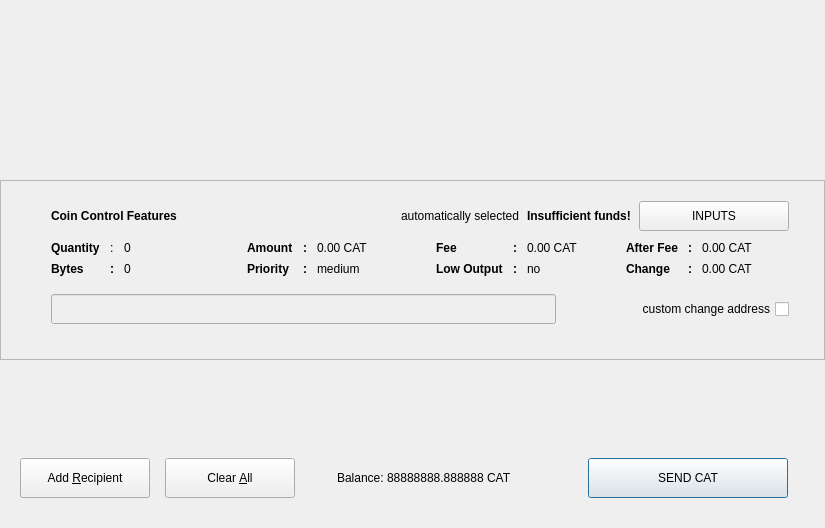
<?xml version="1.0" encoding="UTF-8"?>
<ui version="4.0">
 <class>SendCoinsDialog</class>
 <widget class="QDialog" name="SendCoinsDialog">
  <property name="geometry">
   <rect>
    <x>0</x>
    <y>0</y>
    <width>825</width>
    <height>550</height>
   </rect>
  </property>
  <property name="minimumSize">
   <size>
    <width>825</width>
    <height>550</height>
   </size>
  </property>
  <property name="windowTitle">
   <string>Send Coins</string>
  </property>
  <layout class="QVBoxLayout" name="verticalLayout" stretch="0,0,0,0">
   <property name="spacing">
    <number>0</number>
   </property>
   <property name="sizeConstraint">
    <enum>QLayout::SetFixedSize</enum>
   </property>
   <property name="margin">
    <number>0</number>
   </property>
   <item>
    <widget class="QFrame" name="frmBanner">
     <property name="minimumSize">
      <size>
       <width>825</width>
       <height>180</height>
      </size>
     </property>
     <property name="maximumSize">
      <size>
       <width>825</width>
       <height>180</height>
      </size>
     </property>
    </widget>
   </item>
   <item>
    <widget class="QFrame" name="frameCoinControl">
     <property name="enabled">
      <bool>true</bool>
     </property>
     <property name="sizePolicy">
      <sizepolicy hsizetype="Expanding" vsizetype="Expanding">
       <horstretch>0</horstretch>
       <verstretch>0</verstretch>
      </sizepolicy>
     </property>
     <property name="minimumSize">
      <size>
       <width>825</width>
       <height>180</height>
      </size>
     </property>
     <property name="maximumSize">
      <size>
       <width>825</width>
       <height>180</height>
      </size>
     </property>
     <property name="frameShape">
      <enum>QFrame::StyledPanel</enum>
     </property>
     <property name="frameShadow">
      <enum>QFrame::Sunken</enum>
     </property>
     <layout class="QVBoxLayout" name="verticalLayoutCoinControl2">
      <property name="spacing">
       <number>0</number>
      </property>
      <property name="leftMargin">
       <number>50</number>
      </property>
      <property name="topMargin">
       <number>20</number>
      </property>
      <property name="rightMargin">
       <number>35</number>
      </property>
      <property name="bottomMargin">
       <number>20</number>
      </property>
      <item>
       <spacer name="verticalSpacer_2">
        <property name="orientation">
         <enum>Qt::Vertical</enum>
        </property>
        <property name="sizeType">
         <enum>QSizePolicy::Maximum</enum>
        </property>
        <property name="sizeHint" stdset="0">
         <size>
          <width>20</width>
          <height>10</height>
         </size>
        </property>
       </spacer>
      </item>
      <item>
       <layout class="QVBoxLayout" name="verticalLayoutCoinControl" stretch="0,1,0">
        <property name="spacing">
         <number>0</number>
        </property>
        <property name="leftMargin">
         <number>0</number>
        </property>
        <property name="topMargin">
         <number>0</number>
        </property>
        <item>
         <layout class="QHBoxLayout" name="hLayoutHeader1" stretch="0,0,0,0,0">
          <property name="spacing">
           <number>8</number>
          </property>
          <property name="bottomMargin">
           <number>10</number>
          </property>
          <item>
           <widget class="QLabel" name="labelCoinControlFeatures">
            <property name="sizePolicy">
             <sizepolicy hsizetype="Preferred" vsizetype="Maximum">
              <horstretch>0</horstretch>
              <verstretch>0</verstretch>
             </sizepolicy>
            </property>
            <property name="font">
             <font>
              <weight>75</weight>
              <bold>true</bold>
             </font>
            </property>
            <property name="text">
             <string>Coin Control Features</string>
            </property>
           </widget>
          </item>
          <item>
           <spacer name="horizontalSpacerCoinControl">
            <property name="orientation">
             <enum>Qt::Horizontal</enum>
            </property>
            <property name="sizeHint" stdset="0">
             <size>
              <width>40</width>
              <height>1</height>
             </size>
            </property>
           </spacer>
          </item>
          <item>
           <widget class="QLabel" name="labelCoinControlAutomaticallySelected">
            <property name="text">
             <string>automatically selected</string>
            </property>
            <property name="margin">
             <number>5</number>
            </property>
           </widget>
          </item>
          <item>
           <widget class="QLabel" name="labelCoinControlInsuffFunds">
            <property name="font">
             <font>
              <weight>75</weight>
              <bold>true</bold>
             </font>
            </property>
            <property name="text">
             <string>Insufficient funds!</string>
            </property>
            <property name="margin">
             <number>5</number>
            </property>
           </widget>
          </item>
          <item>
           <widget class="QPushButton" name="pushButtonCoinControl">
            <property name="minimumSize">
             <size>
              <width>150</width>
              <height>30</height>
             </size>
            </property>
            <property name="text">
             <string>INPUTS</string>
            </property>
           </widget>
          </item>
         </layout>
        </item>
        <item>
         <widget class="QWidget" name="widgetCoinControl" native="true">
          <property name="sizePolicy">
           <sizepolicy hsizetype="Preferred" vsizetype="Preferred">
            <horstretch>0</horstretch>
            <verstretch>0</verstretch>
           </sizepolicy>
          </property>
          <property name="minimumSize">
           <size>
            <width>0</width>
            <height>0</height>
           </size>
          </property>
          <layout class="QHBoxLayout" name="horizontalLayoutCoinControl5">
           <property name="margin">
            <number>0</number>
           </property>
           <item>
            <layout class="QHBoxLayout" name="horizontalLayoutCoinControl3" stretch="1,1,1,1">
             <property name="spacing">
              <number>20</number>
             </property>
             <property name="topMargin">
              <number>0</number>
             </property>
             <property name="bottomMargin">
              <number>18</number>
             </property>
             <item>
              <layout class="QGridLayout" name="gridLayout" columnstretch="0,0,1" columnminimumwidth="0,0,0">
               <property name="leftMargin">
                <number>0</number>
               </property>
               <property name="topMargin">
                <number>0</number>
               </property>
               <property name="rightMargin">
                <number>6</number>
               </property>
               <property name="horizontalSpacing">
                <number>10</number>
               </property>
               <property name="verticalSpacing">
                <number>7</number>
               </property>
               <item row="0" column="0">
                <widget class="QLabel" name="labelCoinControlQuantityText">
                 <property name="font">
                  <font>
                   <weight>75</weight>
                   <bold>true</bold>
                  </font>
                 </property>
                 <property name="text">
                  <string>Quantity</string>
                 </property>
                 <property name="margin">
                  <number>0</number>
                 </property>
                </widget>
               </item>
               <item row="1" column="2">
                <widget class="QLabel" name="labelCoinControlBytes">
                 <property name="cursor">
                  <cursorShape>IBeamCursor</cursorShape>
                 </property>
                 <property name="contextMenuPolicy">
                  <enum>Qt::ActionsContextMenu</enum>
                 </property>
                 <property name="text">
                  <string>0</string>
                 </property>
                 <property name="textInteractionFlags">
                  <set>Qt::LinksAccessibleByMouse|Qt::TextSelectableByKeyboard|Qt::TextSelectableByMouse</set>
                 </property>
                </widget>
               </item>
               <item row="0" column="2">
                <widget class="QLabel" name="labelCoinControlQuantity">
                 <property name="cursor">
                  <cursorShape>IBeamCursor</cursorShape>
                 </property>
                 <property name="contextMenuPolicy">
                  <enum>Qt::ActionsContextMenu</enum>
                 </property>
                 <property name="text">
                  <string>0</string>
                 </property>
                 <property name="margin">
                  <number>0</number>
                 </property>
                 <property name="textInteractionFlags">
                  <set>Qt::LinksAccessibleByMouse|Qt::TextSelectableByKeyboard|Qt::TextSelectableByMouse</set>
                 </property>
                </widget>
               </item>
               <item row="0" column="1">
                <widget class="QLabel" name="lblSemiColon11">
                 <property name="text">
                  <string>:</string>
                 </property>
                </widget>
               </item>
               <item row="1" column="0">
                <widget class="QLabel" name="labelCoinControlBytesText">
                 <property name="font">
                  <font>
                   <weight>75</weight>
                   <bold>true</bold>
                  </font>
                 </property>
                 <property name="text">
                  <string>Bytes</string>
                 </property>
                </widget>
               </item>
               <item row="1" column="1">
                <widget class="QLabel" name="lblSemiColon12">
                 <property name="font">
                  <font>
                   <weight>75</weight>
                   <bold>true</bold>
                  </font>
                 </property>
                 <property name="text">
                  <string>:</string>
                 </property>
                </widget>
               </item>
              </layout>
             </item>
             <item>
              <layout class="QGridLayout" name="gridLayout_2" columnstretch="0,0,1">
               <property name="leftMargin">
                <number>6</number>
               </property>
               <property name="topMargin">
                <number>0</number>
               </property>
               <property name="rightMargin">
                <number>6</number>
               </property>
               <property name="horizontalSpacing">
                <number>10</number>
               </property>
               <property name="verticalSpacing">
                <number>7</number>
               </property>
               <item row="0" column="0">
                <widget class="QLabel" name="labelCoinControlAmountText">
                 <property name="font">
                  <font>
                   <weight>75</weight>
                   <bold>true</bold>
                  </font>
                 </property>
                 <property name="text">
                  <string>Amount</string>
                 </property>
                 <property name="margin">
                  <number>0</number>
                 </property>
                </widget>
               </item>
               <item row="1" column="2">
                <widget class="QLabel" name="labelCoinControlPriority">
                 <property name="cursor">
                  <cursorShape>IBeamCursor</cursorShape>
                 </property>
                 <property name="contextMenuPolicy">
                  <enum>Qt::ActionsContextMenu</enum>
                 </property>
                 <property name="text">
                  <string>medium</string>
                 </property>
                 <property name="textInteractionFlags">
                  <set>Qt::LinksAccessibleByMouse|Qt::TextSelectableByKeyboard|Qt::TextSelectableByMouse</set>
                 </property>
                </widget>
               </item>
               <item row="1" column="0">
                <widget class="QLabel" name="labelCoinControlPriorityText">
                 <property name="font">
                  <font>
                   <weight>75</weight>
                   <bold>true</bold>
                  </font>
                 </property>
                 <property name="text">
                  <string>Priority</string>
                 </property>
                </widget>
               </item>
               <item row="0" column="2">
                <widget class="QLabel" name="labelCoinControlAmount">
                 <property name="cursor">
                  <cursorShape>IBeamCursor</cursorShape>
                 </property>
                 <property name="contextMenuPolicy">
                  <enum>Qt::ActionsContextMenu</enum>
                 </property>
                 <property name="text">
                  <string>0.00 CAT</string>
                 </property>
                 <property name="textInteractionFlags">
                  <set>Qt::LinksAccessibleByMouse|Qt::TextSelectableByKeyboard|Qt::TextSelectableByMouse</set>
                 </property>
                </widget>
               </item>
               <item row="0" column="1">
                <widget class="QLabel" name="lblSemiColon21">
                 <property name="font">
                  <font>
                   <weight>75</weight>
                   <bold>true</bold>
                  </font>
                 </property>
                 <property name="text">
                  <string>:</string>
                 </property>
                </widget>
               </item>
               <item row="1" column="1">
                <widget class="QLabel" name="lblSemiColon22">
                 <property name="font">
                  <font>
                   <weight>75</weight>
                   <bold>true</bold>
                  </font>
                 </property>
                 <property name="text">
                  <string>:</string>
                 </property>
                </widget>
               </item>
              </layout>
             </item>
             <item>
              <layout class="QGridLayout" name="gridLayout_3" columnstretch="0,0,1">
               <property name="leftMargin">
                <number>6</number>
               </property>
               <property name="topMargin">
                <number>0</number>
               </property>
               <property name="rightMargin">
                <number>6</number>
               </property>
               <property name="horizontalSpacing">
                <number>10</number>
               </property>
               <property name="verticalSpacing">
                <number>7</number>
               </property>
               <item row="0" column="2">
                <widget class="QLabel" name="labelCoinControlFee">
                 <property name="cursor">
                  <cursorShape>IBeamCursor</cursorShape>
                 </property>
                 <property name="contextMenuPolicy">
                  <enum>Qt::ActionsContextMenu</enum>
                 </property>
                 <property name="text">
                  <string>0.00 CAT</string>
                 </property>
                 <property name="textInteractionFlags">
                  <set>Qt::LinksAccessibleByMouse|Qt::TextSelectableByKeyboard|Qt::TextSelectableByMouse</set>
                 </property>
                </widget>
               </item>
               <item row="1" column="0">
                <widget class="QLabel" name="labelCoinControlLowOutputText">
                 <property name="font">
                  <font>
                   <weight>75</weight>
                   <bold>true</bold>
                  </font>
                 </property>
                 <property name="text">
                  <string>Low Output</string>
                 </property>
                </widget>
               </item>
               <item row="1" column="2">
                <widget class="QLabel" name="labelCoinControlLowOutput">
                 <property name="cursor">
                  <cursorShape>IBeamCursor</cursorShape>
                 </property>
                 <property name="contextMenuPolicy">
                  <enum>Qt::ActionsContextMenu</enum>
                 </property>
                 <property name="text">
                  <string>no</string>
                 </property>
                 <property name="textInteractionFlags">
                  <set>Qt::LinksAccessibleByMouse|Qt::TextSelectableByKeyboard|Qt::TextSelectableByMouse</set>
                 </property>
                </widget>
               </item>
               <item row="0" column="0">
                <widget class="QLabel" name="labelCoinControlFeeText">
                 <property name="font">
                  <font>
                   <weight>75</weight>
                   <bold>true</bold>
                  </font>
                 </property>
                 <property name="text">
                  <string>Fee</string>
                 </property>
                 <property name="margin">
                  <number>0</number>
                 </property>
                </widget>
               </item>
               <item row="0" column="1">
                <widget class="QLabel" name="lblSemiColon31">
                 <property name="font">
                  <font>
                   <weight>75</weight>
                   <bold>true</bold>
                  </font>
                 </property>
                 <property name="text">
                  <string>:</string>
                 </property>
                </widget>
               </item>
               <item row="1" column="1">
                <widget class="QLabel" name="lblSemiColon32">
                 <property name="font">
                  <font>
                   <weight>75</weight>
                   <bold>true</bold>
                  </font>
                 </property>
                 <property name="text">
                  <string>:</string>
                 </property>
                </widget>
               </item>
              </layout>
             </item>
             <item>
              <layout class="QGridLayout" name="gridLayout_4" columnstretch="0,0,1">
               <property name="leftMargin">
                <number>6</number>
               </property>
               <property name="topMargin">
                <number>0</number>
               </property>
               <property name="rightMargin">
                <number>0</number>
               </property>
               <property name="horizontalSpacing">
                <number>10</number>
               </property>
               <property name="verticalSpacing">
                <number>7</number>
               </property>
               <item row="0" column="0">
                <widget class="QLabel" name="labelCoinControlAfterFeeText">
                 <property name="font">
                  <font>
                   <weight>75</weight>
                   <bold>true</bold>
                  </font>
                 </property>
                 <property name="text">
                  <string>After Fee</string>
                 </property>
                 <property name="margin">
                  <number>0</number>
                 </property>
                </widget>
               </item>
               <item row="1" column="2">
                <widget class="QLabel" name="labelCoinControlChange">
                 <property name="cursor">
                  <cursorShape>IBeamCursor</cursorShape>
                 </property>
                 <property name="contextMenuPolicy">
                  <enum>Qt::ActionsContextMenu</enum>
                 </property>
                 <property name="text">
                  <string>0.00 CAT</string>
                 </property>
                 <property name="textInteractionFlags">
                  <set>Qt::LinksAccessibleByMouse|Qt::TextSelectableByKeyboard|Qt::TextSelectableByMouse</set>
                 </property>
                </widget>
               </item>
               <item row="0" column="2">
                <widget class="QLabel" name="labelCoinControlAfterFee">
                 <property name="cursor">
                  <cursorShape>IBeamCursor</cursorShape>
                 </property>
                 <property name="contextMenuPolicy">
                  <enum>Qt::ActionsContextMenu</enum>
                 </property>
                 <property name="text">
                  <string>0.00 CAT</string>
                 </property>
                 <property name="textInteractionFlags">
                  <set>Qt::LinksAccessibleByMouse|Qt::TextSelectableByKeyboard|Qt::TextSelectableByMouse</set>
                 </property>
                </widget>
               </item>
               <item row="1" column="0">
                <widget class="QLabel" name="labelCoinControlChangeText">
                 <property name="font">
                  <font>
                   <weight>75</weight>
                   <bold>true</bold>
                  </font>
                 </property>
                 <property name="text">
                  <string>Change</string>
                 </property>
                </widget>
               </item>
               <item row="0" column="1">
                <widget class="QLabel" name="lblSemiColon41">
                 <property name="font">
                  <font>
                   <weight>75</weight>
                   <bold>true</bold>
                  </font>
                 </property>
                 <property name="text">
                  <string>:</string>
                 </property>
                </widget>
               </item>
               <item row="1" column="1">
                <widget class="QLabel" name="lblSemiColon42">
                 <property name="font">
                  <font>
                   <weight>75</weight>
                   <bold>true</bold>
                  </font>
                 </property>
                 <property name="text">
                  <string>:</string>
                 </property>
                </widget>
               </item>
              </layout>
             </item>
            </layout>
           </item>
          </layout>
         </widget>
        </item>
        <item>
         <layout class="QHBoxLayout" name="hLayoutHeader3" stretch="1,0,0">
          <property name="spacing">
           <number>15</number>
          </property>
          <property name="topMargin">
           <number>0</number>
          </property>
          <property name="rightMargin">
           <number>0</number>
          </property>
          <item>
           <widget class="QLineEdit" name="lineEditCoinControlChange">
            <property name="enabled">
             <bool>false</bool>
            </property>
            <property name="sizePolicy">
             <sizepolicy hsizetype="Expanding" vsizetype="Fixed">
              <horstretch>0</horstretch>
              <verstretch>0</verstretch>
             </sizepolicy>
            </property>
            <property name="minimumSize">
             <size>
              <width>0</width>
              <height>30</height>
             </size>
            </property>
            <property name="maximumSize">
             <size>
              <width>16777215</width>
              <height>30</height>
             </size>
            </property>
           </widget>
          </item>
          <item>
           <widget class="QLabel" name="labelCoinControlChangeLabel">
            <property name="sizePolicy">
             <sizepolicy hsizetype="Preferred" vsizetype="Expanding">
              <horstretch>0</horstretch>
              <verstretch>0</verstretch>
             </sizepolicy>
            </property>
            <property name="minimumSize">
             <size>
              <width>50</width>
              <height>30</height>
             </size>
            </property>
            <property name="font">
             <font>
              <pointsize>12</pointsize>
             </font>
            </property>
           </widget>
          </item>
          <item>
           <widget class="QCheckBox" name="checkBoxCoinControlChange">
            <property name="minimumSize">
             <size>
              <width>150</width>
              <height>30</height>
             </size>
            </property>
            <property name="maximumSize">
             <size>
              <width>16777215</width>
              <height>30</height>
             </size>
            </property>
            <property name="layoutDirection">
             <enum>Qt::RightToLeft</enum>
            </property>
            <property name="text">
             <string>custom change address</string>
            </property>
           </widget>
          </item>
         </layout>
        </item>
       </layout>
      </item>
      <item>
       <spacer name="verticalSpacer_3">
        <property name="orientation">
         <enum>Qt::Vertical</enum>
        </property>
        <property name="sizeType">
         <enum>QSizePolicy::Maximum</enum>
        </property>
        <property name="sizeHint" stdset="0">
         <size>
          <width>20</width>
          <height>30</height>
         </size>
        </property>
       </spacer>
      </item>
     </layout>
    </widget>
   </item>
   <item>
    <widget class="QScrollArea" name="scrollArea">
     <property name="minimumSize">
      <size>
       <width>825</width>
       <height>0</height>
      </size>
     </property>
     <property name="maximumSize">
      <size>
       <width>825</width>
       <height>16777215</height>
      </size>
     </property>
     <property name="frameShape">
      <enum>QFrame::NoFrame</enum>
     </property>
     <property name="frameShadow">
      <enum>QFrame::Plain</enum>
     </property>
     <property name="horizontalScrollBarPolicy">
      <enum>Qt::ScrollBarAlwaysOff</enum>
     </property>
     <property name="widgetResizable">
      <bool>true</bool>
     </property>
     <widget class="QWidget" name="scrollAreaWidgetContents">
      <property name="geometry">
       <rect>
        <x>0</x>
        <y>0</y>
        <width>825</width>
        <height>90</height>
       </rect>
      </property>
      <layout class="QVBoxLayout" name="verticalLayout_2">
       <property name="spacing">
        <number>0</number>
       </property>
       <property name="margin">
        <number>0</number>
       </property>
       <item>
        <layout class="QVBoxLayout" name="entries">
         <property name="spacing">
          <number>0</number>
         </property>
        </layout>
       </item>
       <item>
        <spacer name="verticalSpacer">
         <property name="orientation">
          <enum>Qt::Vertical</enum>
         </property>
         <property name="sizeHint" stdset="0">
          <size>
           <width>20</width>
           <height>40</height>
          </size>
         </property>
        </spacer>
       </item>
      </layout>
     </widget>
    </widget>
   </item>
   <item>
    <layout class="QHBoxLayout" name="horizontalLayout" stretch="0,0,0,0">
     <property name="spacing">
      <number>15</number>
     </property>
     <property name="leftMargin">
      <number>20</number>
     </property>
     <property name="topMargin">
      <number>30</number>
     </property>
     <property name="rightMargin">
      <number>37</number>
     </property>
     <property name="bottomMargin">
      <number>30</number>
     </property>
     <item>
      <widget class="QPushButton" name="addButton">
       <property name="minimumSize">
        <size>
         <width>130</width>
         <height>40</height>
        </size>
       </property>
       <property name="toolTip">
        <string>Send to multiple recipients at once</string>
       </property>
       <property name="text">
        <string>Add &amp;Recipient</string>
       </property>
       <property name="autoDefault">
        <bool>false</bool>
       </property>
      </widget>
     </item>
     <item>
      <widget class="QPushButton" name="clearButton">
       <property name="sizePolicy">
        <sizepolicy hsizetype="Minimum" vsizetype="Fixed">
         <horstretch>0</horstretch>
         <verstretch>0</verstretch>
        </sizepolicy>
       </property>
       <property name="minimumSize">
        <size>
         <width>130</width>
         <height>40</height>
        </size>
       </property>
       <property name="toolTip">
        <string>Remove all transaction fields</string>
       </property>
       <property name="text">
        <string>Clear &amp;All</string>
       </property>
       <property name="autoRepeatDelay">
        <number>300</number>
       </property>
       <property name="autoDefault">
        <bool>false</bool>
       </property>
      </widget>
     </item>
     <item>
      <widget class="QFrame" name="frmBalance">
       <layout class="QHBoxLayout" name="horizontalLayout_2">
        <property name="spacing">
         <number>3</number>
        </property>
        <item>
         <spacer name="horizontalSpacer">
          <property name="orientation">
           <enum>Qt::Horizontal</enum>
          </property>
          <property name="sizeHint" stdset="0">
           <size>
            <width>15</width>
            <height>20</height>
           </size>
          </property>
         </spacer>
        </item>
<!--
        <item>
         <widget class="QLabel" name="label">
          <property name="minimumSize">
           <size>
            <width>30</width>
            <height>20</height>
           </size>
          </property>
          <property name="sizePolicy">
           <sizepolicy hsizetype="Fixed" vsizetype="Fixed">
            <horstretch>0</horstretch>
            <verstretch>0</verstretch>
           </sizepolicy>
          </property>
          <property name="text">
           <string>Balance:</string>
          </property>
         </widget>
        </item>
  -->
        <item>
         <widget class="QLabel" name="labelBalance">
          <property name="minimumSize">
           <size>
            <width>210</width>
            <height>20</height>
           </size>
          </property>
          <property name="sizePolicy">
           <sizepolicy hsizetype="Preferred" vsizetype="Fixed">
            <horstretch>0</horstretch>
            <verstretch>0</verstretch>
           </sizepolicy>
          </property>
          <property name="cursor">
           <cursorShape>IBeamCursor</cursorShape>
          </property>
          <property name="text">
           <string>Balance: 88888888.888888 CAT</string>
          </property>
          <property name="textInteractionFlags">
           <set>Qt::LinksAccessibleByMouse|Qt::TextSelectableByKeyboard|Qt::TextSelectableByMouse</set>
          </property>
         </widget>
        </item>
        <item>
         <spacer name="horizontalSpacer_2">
          <property name="orientation">
           <enum>Qt::Horizontal</enum>
          </property>
          <property name="sizeHint" stdset="0">
           <size>
            <width>15</width>
            <height>20</height>
           </size>
          </property>
         </spacer>
        </item>
       </layout>
      </widget>
     </item>
     <item>
      <widget class="QPushButton" name="sendButton">
       <property name="minimumSize">
        <size>
         <width>200</width>
         <height>40</height>
        </size>
       </property>
       <property name="toolTip">
        <string>Confirm the send action</string>
       </property>
       <property name="text">
        <string>SEND CAT</string>
       </property>
       <property name="default">
        <bool>true</bool>
       </property>
      </widget>
     </item>
    </layout>
   </item>
  </layout>
 </widget>
 <resources/>
 <connections/>
</ui>
